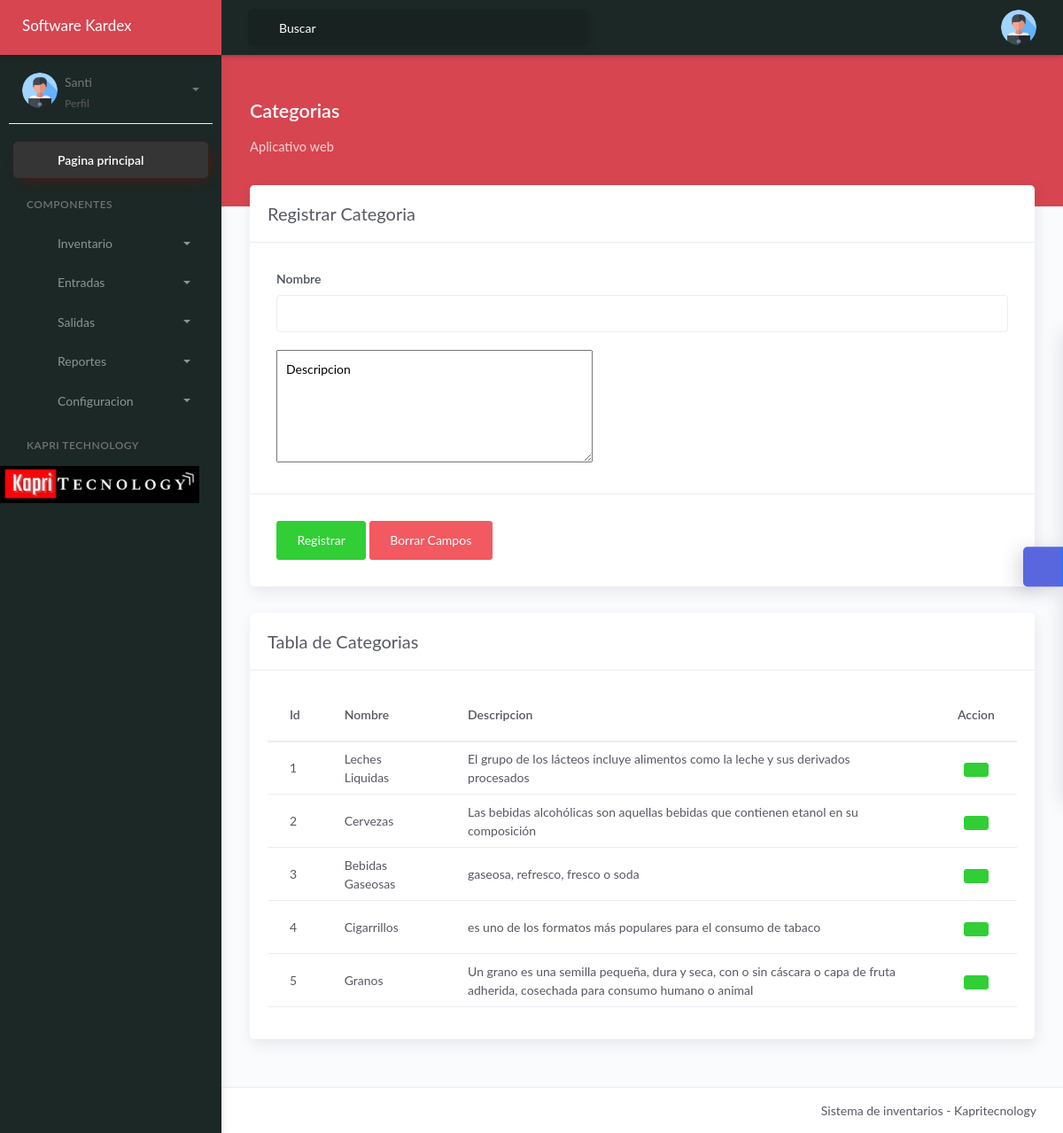
Page /Admin/SeccionAdmin/Paginas/Categorias.php (signed in) on the committed database.
### tables this page shows
CREATE TABLE `usuarios` (
  `Id_Usuario` int(11) NOT NULL,
  `Cedula` int(20) NOT NULL,
  `Nombre_Usuario` varchar(100) NOT NULL,
  `Nombre` varchar(100) NOT NULL,
  `Apellido` varchar(100) NOT NULL,
  `Correo` varchar(100) NOT NULL,
  `Contraseña` varchar(100) NOT NULL,
  `Estado` tinyint(4) NOT NULL
);

CREATE TABLE `categorias` (
  `IdCategoria` int(11) NOT NULL,
  `Nombre` varchar(100) NOT NULL,
  `Descripcion` text NOT NULL
);

### Admin/SeccionAdmin/Paginas/Categorias.php (the view, shortened to what this page needs)
<?php
	$objeto = new Conexion();
	$conexion =$objeto-> Conectar();
	if (isset($_SESSION['Id_Usuario'])) {
		$Id=$_SESSION['Id_Usuario'];
		$Sentencia = $conexion->prepare('select * from usuarios where Id_Usuario = ?;');
		$Sentencia ->execute([$Id]);
		$datos =  $Sentencia ->fetch(PDO::FETCH_ASSOC);
	}else {
		echo "Error en la variable";
	}
?>
<!DOCTYPE html>
<html lang="en">
<head>
	<link rel="stylesheet" href="../assets/css/bootstrap.min.css">
	<link rel="stylesheet" href="../assets/css/atlantis.min.css">
	<link rel="stylesheet" href="../assets/css/demo.css">
</head>
<body>
	<div class="wrapper">
		<div class="main-header">
			<div class="logo-header" data-background-color="blue">
				<a href="index.php" class="logo" style="color:white;">
				Software Kardex
				</a>
				<div class="nav-toggle">
					<button class="btn btn-toggle toggle-sidebar">
					</button>
				</div>
			</div>
			<nav class="navbar navbar-header navbar-expand-lg" data-background-color="blue2">
				<div class="container-fluid">
					<div class="collapse" id="search-nav">
						<form class="navbar-left navbar-form nav-search mr-md-3">
							<div class="input-group">
								<div class="input-group-prepend">
									<button type="submit" class="btn btn-search pr-1">
									</button>
								</div>
								<input type="text" placeholder="Buscar" class="form-control">
							</div>
						</form>
					</div>
					<ul class="navbar-nav topbar-nav ml-md-auto align-items-center">
						<li class="nav-item dropdown hidden-caret">
							<a class="dropdown-toggle profile-pic" data-toggle="dropdown" href="#" aria-expanded="false">
								<div class="avatar-sm">
									<img src="../assets/img/Perfil/perfil.png" alt="..." class="avatar-img rounded-circle">
								</div>
							</a>
						</li>
					</ul>
				</div>
			</nav>
		</div>
		<div class="sidebar sidebar-style-2">
			<div class="sidebar-wrapper scrollbar scrollbar-inner">
				<div class="sidebar-content">
					<div class="user">
						<div class="avatar-sm float-left mr-2">
							<img src="../assets/img/Perfil/perfil.png" alt="..." class="avatar-img rounded-circle">
						</div>
						<div class="info">
							<a data-toggle="collapse" href="#collapseExample" aria-expanded="true">
								<span>
									<?php echo $datos['Nombre_Usuario']?>
									<span class="user-level">Perfil</span>
									<span class="caret"></span>
								</span>
							</a>
						</div>
					</div>
					<?php  include "./../Modelosphp/MenuLateral.php" ?>
				</div>
			</div>
		</div>
		<div class="main-panel">
			<div class="content">
				<div class="panel-header bg-dark2">
					<div class="page-inner py-5">
						<div class="d-flex align-items-left align-items-md-center flex-column flex-md-row">
							<div>
								<h2 class="text-white pb-2 fw-bold">Categorias</h2>
								<h5 class="text-white op-7 mb-2">Aplicativo web</h5>
							</div>
						</div>
					</div>
				</div>
				<div class="page-inner mt--5">
                    <div class="row">
						<div class="col-md-12">
							<div class="card">
								<div class="card-header">
									<div class="card-title">Registrar Categoria</div>
								</div>
								<div class="card-body">
									<form action="" method="post">
												<div class="row">
													<div class="col-md-12 col-lg-12">
														<div class="form-group">
															<label for="email2">Nombre</label>
															<input type="text" class="form-control" name="Nombre" id="email2">
														</div>
													</div>
												</div>
												<div class="row">
													<div class="col-md-12 col-lg-12">
														<div class="form-group">
															<textarea name="Descripcion" class="form-group" rows="5" cols="40">Descripcion</textarea>
														</div>
													</div>
												</div>
											</div>
										<div class="card-action">
											<button name="Registrar" class="btn btn-success">Registrar</button>
											<button class="btn btn-danger">Borrar Campos</button>
										</div>
							</div>
						</div>
                        <div class="col-md-12">
                        <div class="card">
								<div class="card-header">
									<h4 class="card-title">Tabla de Categorias</h4>
								</div>
								<div class="card-body">
									<div class="table-responsive">
										<table id="TablaBasica" class="display table " >
											<thead>
												<tr>
													<th>Id</th>
													<th>Nombre</th>
													<th>Descripcion</th>
													<th>Accion</th>
												</tr>
											</thead>
											<tbody>
											<?php
											    $Sentencia2 = $conexion->prepare('SELECT * FROM categorias');
												$Sentencia2 ->execute();
												$resultado1 = $Sentencia2-> fetchAll(PDO::FETCH_ASSOC);
												foreach ($resultado1 as $Array) {?>
												<tr>
													<td><?php echo $Array['IdCategoria'];?></td>
													<td><?php echo $Array['Nombre'];?></td>
													<td><?php echo $Array['Descripcion'];?></td>
													<td align="center">
														<div class="dropdown">
															<button class="btn btn-success btn-sm" type="button" id="dropdownMenuButton" data-toggle="dropdown" aria-haspopup="true" aria-expanded="false">
															</button>
														</div>
													</td>
												</tr>
											<?php }?>
											</tbody>
										</table>
									</div>
								</div>
							</div>
					</div>
				</div>
			</div>
			<?php  include "./../Modelosphp/footer.php"  ?>
		</div>
		<div class="custom-template">
			<div class="custom-toggle">
			</div>
		</div>
	</div>
</body>
</html>

### Admin/SeccionAdmin/assets/css/demo.css (style rules this page uses)
.custom-template { position: fixed; top: 50%; transform: translateY(-50%); right: -325px; width: 325px; height: max-content; display: block; z-index: 1; background: #ffffff; transition: all .3s; z-index: 1003; box-shadow: -1px 1px 20px rgba(69, 65, 78, 0.15); border-top-left-radius: 5px; border-bottom-left-radius: 5px; transition: all .5s; }
.custom-template .custom-toggle { position: absolute; width: 45px; height: 45px; background: rgb(88, 103, 221); top: 50%; left: -45px; transform: translateY(-50%); display: flex; align-items: center; justify-content: center; text-align: center; border-top-left-radius: 5px; border-bottom-left-radius: 5px; border-right: 1px solid #177dff; cursor: pointer; color: #ffffff; box-shadow: -5px 5px 20px rgba(69, 65, 78, 0.21); }

### rows in the picture
usuarios: Nombre_Usuario "Santi"
categorias: IdCategoria "1", Nombre "Leches Liquidas", Descripcion "El grupo de los lácteos incluye alimentos como la leche y sus derivados procesados"
categorias: IdCategoria "2", Nombre "Cervezas", Descripcion "Las bebidas alcohólicas son aquellas bebidas que contienen etanol en su composición"
categorias: IdCategoria "3", Nombre "Bebidas Gaseosas", Descripcion "gaseosa, refresco, fresco o soda"
categorias: IdCategoria "4", Nombre "Cigarrillos", Descripcion "es uno de los formatos más populares para el consumo de tabaco"
categorias: IdCategoria "5", Nombre "Granos", Descripcion "Un grano es una semilla pequeña, dura y seca, con o sin cáscara o capa de fruta adherida, cosechada para consumo humano o animal"
